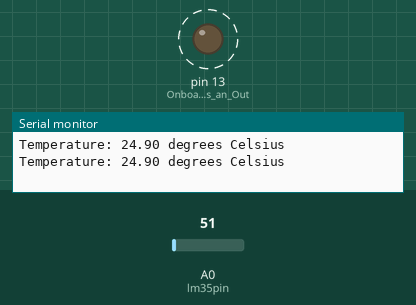
Simulated run of this sketch. Board: Arduino Uno, built with avr-gcc and run on an emulated ATmega328P. Parts: output pins drawn as LEDs (lit = HIGH), the last lines printed to the serial monitor. Dashed ring = blinking. The inputs (shaded band) are chosen by the test bench; at power-on: A0 (lm35pin) = 51.

Above: at 1.8 s.
1.9 s: A0 (lm35pin) set to 71
At 2.25 s:
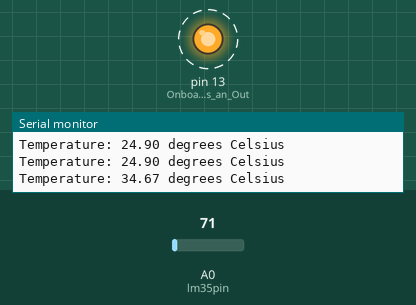
5.4 s: A0 (lm35pin) set to 61
At 5.75 s:
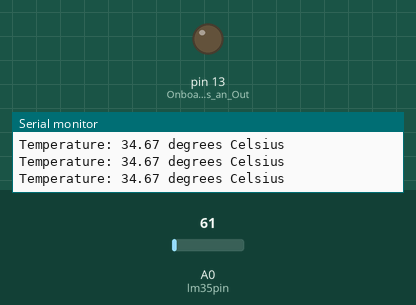
Timing chart, 0 to 14.9 s (numbered marks = the images above; inputs shaded):
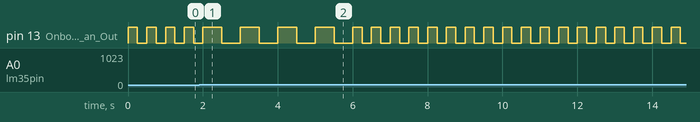

The sketch:

Arduino_LM35.ino
```cpp
/*
 *  Name : S U R Y A P R A K A S H M
 *  Date : 1/Mar/2024
 *  Description : Develope a code for Arduino to interface an LM35 temperature sensor to control the led based on the temperature reading
                  When the temperature falls below 30 degrees Celsius, make the onboard LED blink every 250 milliseconds.
                  If the temperature rises above 30 degrees Celsius, make the onboard LED blink every 500 milliseconds.
                  (without using Millis(), delay() and micros() function to will blink the led)

 *  solution    : I have used <TaskScheduler.h> Library to perform this Task
 */

#include <TaskScheduler.h>

#define lm35pin A0

Scheduler scheduler;

// Function prototypes
void tempCallback();
void ledCallback();

// Task to check the temperature every 1000 milliseconds
Task checkTemp(1000, TASK_FOREVER, &tempCallback);
// Task to toggle the LED every 250 milliseconds
Task toggleLed(250, TASK_FOREVER, &ledCallback);

void setup()
{
  Serial.begin(9600);
  pinMode(LED_BUILTIN, OUTPUT);      // Onboard led pin as an Output(connected to 13th pin)

  scheduler.addTask(checkTemp);      // Add Task to the sheduler
  scheduler.addTask(toggleLed);

  checkTemp.enable();                // Enable the temperature checking task
  toggleLed.disable();               // Disable the led toggling task initially
}

void loop()
{
  scheduler.execute();               //Execute the task in the sheduler
}

// Callback function for the temperature task

void tempCallback()
{
  //Read temperature from LM35 sensor
  int sensorVal = analogRead(lm35pin);
  float voltage = sensorVal * (5000.0 / 1024.0);
  float tempC = voltage / 10.0;

  // Print temperature to the Serial Monitor
  Serial.print("Temperature: ");
  Serial.print(tempC);
  Serial.println(" degrees Celsius");

  // Temperature falls below 30deg Celsius LED will blink every 250 millisecond
  if (tempC < 30.0)
  {
    toggleLed.setInterval(250);
    toggleLed.enable();
  }
  // Temperature rise above  30deg Celsius LED will blink every 500 millisecond
  else if (tempC > 30.0)
  {
    toggleLed.setInterval(500);
    toggleLed.enable();
  }
  else {
    toggleLed.disable();
    digitalWrite(LED_BUILTIN, LOW);
  }
}

// Callback function for the LED task
void ledCallback()
{
  // Toggle the LED state
  digitalWrite(LED_BUILTIN, !digitalRead(LED_BUILTIN));
}
```

Measured:
- after the input at 1.9 s, pin 13 (Onboard_led_pin_as_an_Out): alternates HIGH for 0.50 s and LOW for 0.50 s, starting after 0.60 s
- by itself, pin 13 (Onboard_led_pin_as_an_Out): alternates HIGH for 0.25 s and LOW for 0.25 s
